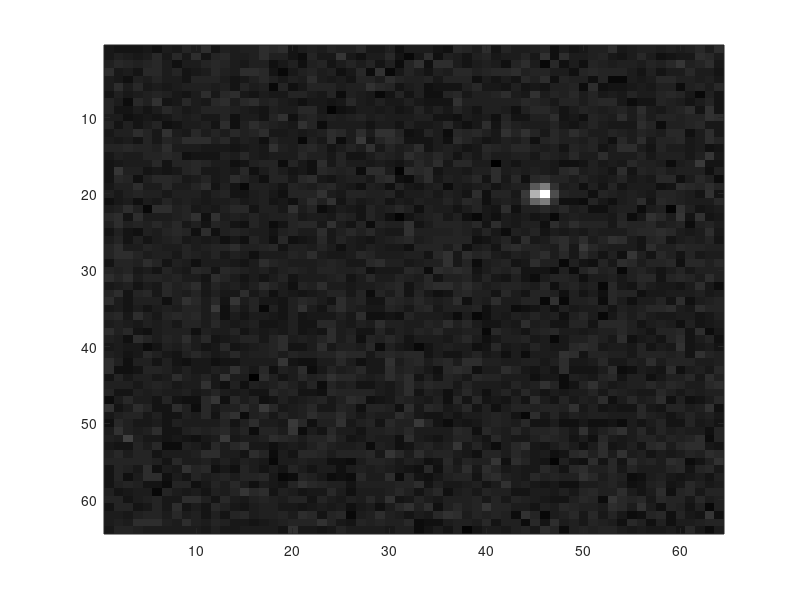

Here is the MATLAB script that generated this plot:
% rainSTORM_extras_simulate_3D_BW
% Eric Rees 17 May 2013  
%
% Later Edits
%   None yet
%
% Function
%   Simulates molecular diffusion imaging data for Localisation Microscopy
%   Modified from rainSTORM_extras_simulate.m in V2.32
%
% Motivation
%   Demonstrate and explore forward-simulation of diffusion imaging
%   Generate data for validation and testing of diffusion analysis methods
%
% Further Reading
%   Einstein 1905 Brownian Motion
%   Thompson 2002 Biophys J 
%   Savin and Doyle 2005 Biophys J
%   Crocker and Grier 199(2)
%
% Outline of this program
%   0. Flow Control
%   1. Define input: one or more static or moving molecules, and CCD size
%   2. Simulate molecular diffusion imaging data
%   3. Outputs: TIFs
% 
% Notes
%   The folder of individual TIFs can be assembled into a stack by ...
%     dropping the folder onto the ImageJ bar.
%   Molecules can drift off-camera in a slightly non-physical way.
%     For now, avoid generating this kind of data by keeping dyes mid-CCD.
%   The dimensions used in this simualtion are nanometres and seconds
%   A later simulation will consider time-correlated fluorescence
%   The hard-coded boxcar window in the PSF simulation is a flaw
%     But it seems insignificant for the default widths !!


% 0. Set flow control for the simulation
close all                    % Close figures
rng('shuffle')               % Start a random number sequence (see 'rng')

% Initial conditions
flagOneMol           = 0;    % Setup simulation with one dye molecule
flagTwoMol           = 0;    % Alternative. Simulation of 2 molecules
flagMultiMol         = 0;    % Alternative. Simulation of many molecules
flagMultiMolBrowDis  = 0;    % Alternative. Multi mols, distinct D's
flagTimeCorrBlinks   = 1;    % Alternative. See below for details. 

% Purely in-loop simulation conditions
flagBrownianConst    = 1;    % Molecule(s) move with Brownian diffusion

% 3D options
flag2D               = 1;    % True: all z-positions are zero

% Output options
flagSaveTifs         = 1;    % Save grayscale tif frames
flagShowCCDImages    = 1;    % Show simulated frames on screen (IS SLOW!)

writeFile = 'C:\simulations\2013_DiffusionSims\image'; % Save images here


% 1. Initialise simulation parameters

% Instrument Properties
numberOfImages       = 100;    % How many frames of data to simulate?
simSig2D             = 160;    % Define 2D PSF, by std dev of 2D circ Gaus

flagGaussianNoise    = 1;    % Add Gaussian "camera noise" to ccdSignal
flagPoissonNoise     = 0;    % Add Poisson "background noise" to ccdSignal
flagQuantumPoisson   = 1;    % Convert expected photon number to a Poisson 
                             % variate. Simulates quantum behaviour

% Fluorescence Properties
  dyeFraction        = 1;      % Fraction of time spent in "bright" state
% dyeFraction        = 0.1;    % Blinking

dyePhotons           = 1000;   % Expected photons captured per whole frame
noiseGaussianMean    = 100;    % d.c. background level of camera (counts)
noiseGaussianSigma   = 10;     % std dev of noise is 'b' in Thompson-2002
noisePoissonMean     = 0;      % Best set to zero for simplicity

% Diffusion or dynamic properties
dyeBrownianD         = 1E7;    % Diffusivity (Brownian), nm^2/s
cameraCycleTime      = 0.040;  % Camera cycle time, seconds

brownianSigX         = sqrt(2*dyeBrownianD*cameraCycleTime); % in each Dim!


% The following section sets up a one-molecule simulation, with:
%   Molecule Position
%   Camera grid size
if(flagOneMol) 
  simGridSize  = [64, 64];       % size of a "Simulation Grid" space 
  pxSimGrid    = 160;            % nm per unit of "Simulation Grid"

  rescale  = 1;                  % rescale simulation grid to camera pixels
  pxCCD    = pxSimGrid*rescale;  % nm width of CCD pixels
  ccdGridSize = simGridSize./rescale;
  
  ccdEdgesRow = 0 : pxCCD : pxSimGrid*simGridSize(1);
  ccdEdgesCol = 0 : pxCCD : pxSimGrid*simGridSize(2);  

  dyeObPosRow = 33;
  dyeObPosCol = 31;
end

% The following section sets up a two-molecule simulation, with:
%   Molecule Positions
%   Camera grid size
if(flagTwoMol) 
  simGridSize  = [128, 128];       % size of a "Simulation Grid" space 
  pxSimGrid    = 160;            % nm per unit of "Simulation Grid"

  rescale  = 1;                  % rescale simulation grid to camera pixels
  pxCCD    = pxSimGrid*rescale;  % nm width of CCD pixels
  ccdGridSize = simGridSize./rescale;
  
  ccdEdgesRow = 0 : pxCCD : pxSimGrid*simGridSize(1);
  ccdEdgesCol = 0 : pxCCD : pxSimGrid*simGridSize(2);  

  dyeObPosRow = [43, 45];
  dyeObPosCol = [80, 80];
end

% The following section sets up a multi-molecule simulation
%   Random Molecule Positions within the middle of the field of view
%   Camera grid size
if(flagMultiMol) 
  simGridSize  = [64, 64];       % size of a "Simulation Grid" space 
  pxSimGrid    = 160;            % nm per unit of "Simulation Grid"

  rescale  = 1;                  % rescale simulation grid to camera pixels
  pxCCD    = pxSimGrid*rescale;  % nm width of CCD pixels
  ccdGridSize = simGridSize./rescale;
  
  ccdEdgesRow = 0 : pxCCD : pxSimGrid*simGridSize(1);
  ccdEdgesCol = 0 : pxCCD : pxSimGrid*simGridSize(2);  
  
  numberOfMolecules = 6;
  
  dyeObPosRow = 10 + rand( numberOfMolecules , 1)*40;
  dyeObPosCol = 10 + rand( numberOfMolecules , 1)*40;
end

% The following section sets up
%   Some molecules at random positions
%   And this setup is meant to be used with a time-correlated blinking 
%   behaviour, designed below. 
if (flagTimeCorrBlinks)
  simGridSize  = [64, 64];       % size of a "Simulation Grid" space 
  pxSimGrid    = 160;            % nm per unit of "Simulation Grid"

  rescale  = 1;                  % rescale simulation grid to camera pixels
  pxCCD    = pxSimGrid*rescale;  % nm width of CCD pixels
  ccdGridSize = simGridSize./rescale;
  
  ccdEdgesRow = 0 : pxCCD : pxSimGrid*simGridSize(1);
  ccdEdgesCol = 0 : pxCCD : pxSimGrid*simGridSize(2);  
  
  numberOfMolecules = 6;
  
  dyeObPosRow = 10 + rand( numberOfMolecules , 1)*40;
  dyeObPosCol = 10 + rand( numberOfMolecules , 1)*40;
  
  dyePersistenceChance = 0.5; % Probability an active dye continues
end




% Determine Z-positions of dye molecules. This may be needed for 3D.
if(flag2D)
  dyeObPosZ = zeros( size(dyeObPosRow) ); % 2D simulation uses z = 0
end


% 2. Simulate Images
% 3. Images are saved as the last step within each loop of simulation

figure(1)
colormap(gray)

tic % Start timing how long it takes to simulate a stack of images
for lpIm = 1:numberOfImages    
  
  dyeChance   = rand(size(dyeObPosRow));  % Random number for each dye
 % Determines which fluoresce
  if(flagTimeCorrBlinks)
      dyeActive = ( (dyeChance < dyeFraction) | ...
                    (dyeChance < dyePersistenceChance) );
  else 
      dyeActive = (dyeChance < dyeFraction);  
  end
  
  dyeIndexes  = find(dyeActive);          % Index of fluorescent dyes
  
  imageCCD     = zeros( ccdGridSize ); % Setup empty camera measurement

  % Now generate the image of each dye which is fluorescing:
  for loopDyes = 1:length(dyeIndexes); 

      if(flag2D)            % Circularly-symmetric Gaussian PSF, for 2D
       mySigRow = simSig2D; 
       mySigCol = simSig2D;
      end
      
      myPosRow = (dyeObPosRow(dyeIndexes(loopDyes)) -0.0)*pxSimGrid;
      myPosCol = (dyeObPosCol(dyeIndexes(loopDyes)) -0.0)*pxSimGrid; % nm
      % Avoid simulating molecules that are off-camera
      if( myPosRow < 0 || myPosCol < 0)
         continue;  % Skip to the next dye 
      end
      % Allocate signal from this dye onto the CCD grid
      % Use a reasonable analytical approximation...
      % First find relative CCD grid distances
      % "-0.0 used to be -0.5, for registration..."
      myCcdEdgeRow = find(ccdEdgesRow == max(ccdEdgesRow(ccdEdgesRow < myPosRow)) );
      myCcdEdgeCol = find(ccdEdgesCol == max(ccdEdgesCol(ccdEdgesCol < myPosCol)) );
      relCcdEdgesRow = (myCcdEdgeRow-4:myCcdEdgeRow+5)*pxCCD - myPosRow;
      relCcdEdgesCol = (myCcdEdgeCol-4:myCcdEdgeCol+5)*pxCCD - myPosCol;
      
      % Neglect molecules in or beyond camera border, to avoid errors
      % The following is an imperfect method
      % Recall localisation microscopy may fail in the image border anyway
      % And note the following is really to prevent the simulation stopping
      % And you should verify plausible data is simulated, by eye
      if( myCcdEdgeRow(1) <5 || ...
          myCcdEdgeCol(1) <5 || ...
          myCcdEdgeRow(end)>ccdGridSize(1)-4 || ...
          myCcdEdgeCol(end)>ccdGridSize(2)-4       )
          continue  % Skip to the next dye
      end
      
      % Determine amount of psf in each pixel using vectorised format
      thisDyeSignal = (10000).*...  % Try handling numbers near 1
            ( erf(relCcdEdgesRow(2:10)/(mySigRow)) - erf(relCcdEdgesRow(1:9)/(mySigRow)) )'*...
            ( erf(relCcdEdgesCol(2:10)/(mySigCol)) - erf(relCcdEdgesCol(1:9)/(mySigCol)) );
       
      % Allocate signal photons to each pixel in proportion to psf fraction
      totalPsfSignal = sum(thisDyeSignal(:));
      thisDyeSignal = thisDyeSignal./totalPsfSignal; % Normalise
      thisDyeSignal = thisDyeSignal*dyePhotons;      % Photons in ccd pixels
 
      thisDyeSignal = floor(thisDyeSignal);
      
      if(flagQuantumPoisson)
       % Thompson-2002 converts expected photon number to a Poisson variate
       % This simulates Quantum Mechanical photon statistics 
       % It worsens localisation precision (physically realistically)
       thisDyeSignal = uint16(thisDyeSignal);
       thisDyeSignal = imnoise(thisDyeSignal, 'poisson');
       thisDyeSignal = double(thisDyeSignal);
      end
      
      imageCCD(myCcdEdgeRow-4:myCcdEdgeRow+4, ...
               myCcdEdgeCol-4:myCcdEdgeCol+4) = ...
      imageCCD(myCcdEdgeRow-4:myCcdEdgeRow+4, ...
               myCcdEdgeCol-4:myCcdEdgeCol+4) + thisDyeSignal;
      
  end % Have now simulated image of all "active" dyes in this frame
  
% Now add camera (Gaussian) and shot (Poisson) noise to simulated data  
  if(flagGaussianNoise)
    % Note the use of "floor" to quantise integer numbers of photons
    W = ones(size(imageCCD))*noiseGaussianMean + floor(noiseGaussianSigma*randn(size(imageCCD)) );
    imageCCD = imageCCD + W;
  end
    
  if(flagPoissonNoise) 
    % Note the use of "uint16" to set integer scale for noise
    B = imnoise(uint16( noisePoissonMean*ones(size(imageCCD)) ),'poisson');
    imageCCD = uint16(imageCCD) + B;
  end
  
    
 imageCCD(imageCCD<0) = 0;        % Let negative noisy intensities = 0
  
  % Save image as a TIF, if required
  if(flagSaveTifs)
    imageCCD = uint16(imageCCD); 
    tifName = [writeFile,int2str(lpIm),'.tif'];
    imwrite(imageCCD,tifName,'tif');  
    % SLOW ALTERNATIVE, if you must create the stack in MATLAB
    % imwrite(imageCCD,tifName,'tif','writemode', 'append'); % SLOW!
  end
  
  if(flagShowCCDImages)
    % figure(1)           
    imagesc(imageCCD)
  end
  
  % Update molecule positions due to Diffusion (or other motion):
  % The first option is for Brownian motion, and all molecules have equal D
  if(flagBrownianConst)
      dyeObPosRow = dyeObPosRow + ...
          randn(size(dyeObPosRow)) * (brownianSigX/pxSimGrid);
      dyeObPosCol = dyeObPosCol + ...
          randn(size(dyeObPosCol)) * (brownianSigX/pxSimGrid);
  end
  
  waitbar(lpIm/numberOfImages)
end     % Have now simulated one CCD image
toc     % Have now simulated a stack of dSTORM images. Stack them in ImageJ
